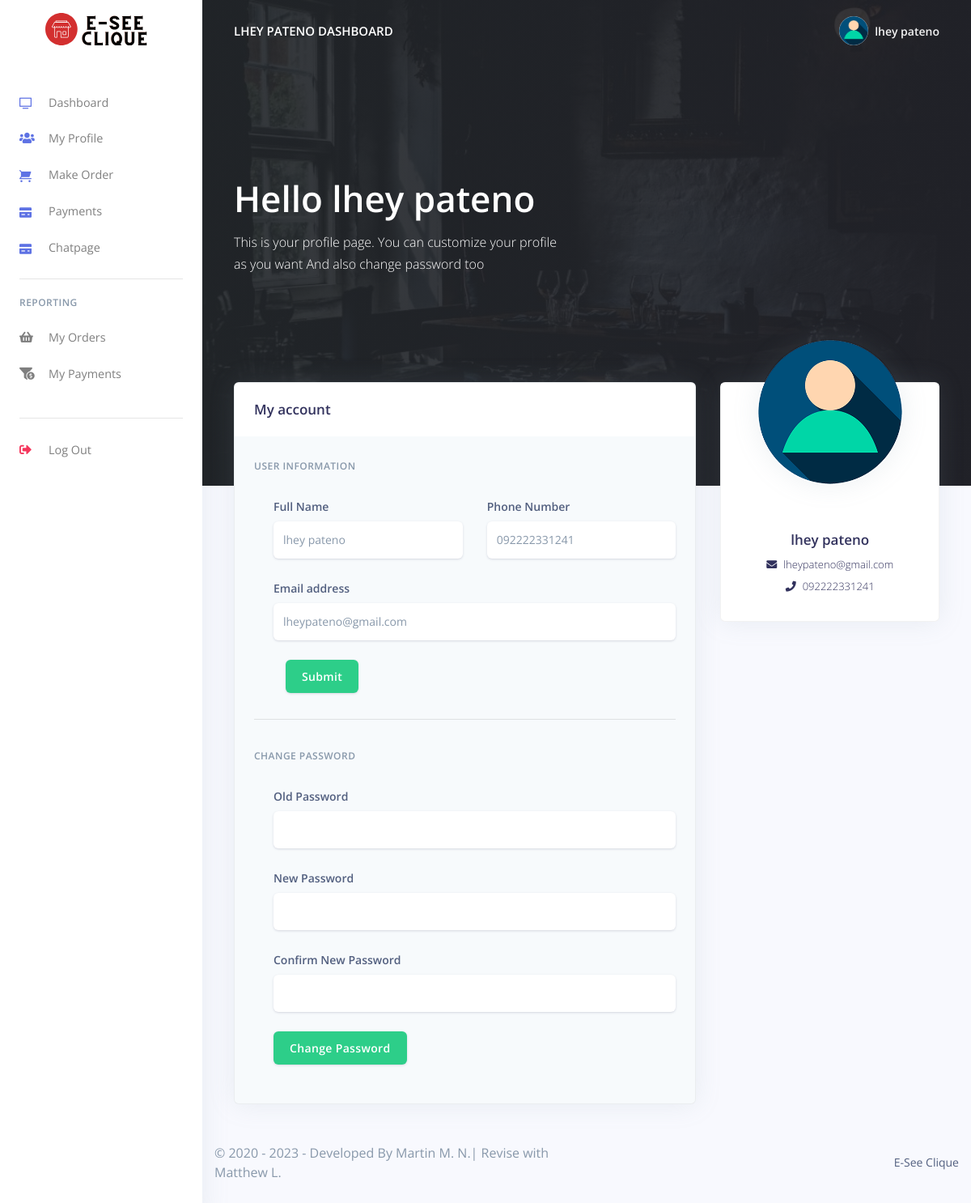
Page /Restro/customer/change_profile.php (signed in) on the committed database.
### tables this page shows
CREATE TABLE `rpos_customers` (
  `customer_id` varchar(200) NOT NULL,
  `customer_name` varchar(200) NOT NULL,
  `customer_phoneno` varchar(200) NOT NULL,
  `customer_email` varchar(200) NOT NULL,
  `customer_password` varchar(200) NOT NULL,
  `created_at` timestamp(6) NOT NULL DEFAULT current_timestamp(6) ON UPDATE current_timestamp(6),
  `IP_Address` varchar(50) NOT NULL
);

### Restro/customer/change_profile.php (the view, shortened to what this page needs)
<?php
include('config/config.php');
require_once('partials/_head.php');
?>
<body>
    <?php
    require_once('partials/_sidebar.php');
    ?>
    <div class="main-content">
        <?php
        require_once('partials/_topnav.php');
        $customer_id = $_SESSION['customer_id'];
        $ret = "SELECT * FROM  rpos_customers  WHERE customer_id = '$customer_id'";
        $stmt = $mysqli->prepare($ret);
        $stmt->execute();
        $res = $stmt->get_result();
        while ($customer = $res->fetch_object()) {
        ?>
            <div class="header pb-8 pt-5 pt-lg-8 d-flex align-items-center" style="min-height: 600px; background-image: url(../admin/assets/img/theme/restro00.jpg); background-size: cover; background-position: center top;">
                <span class="mask bg-gradient-default opacity-8"></span>
                <div class="container-fluid d-flex align-items-center">
                    <div class="row">
                        <div class="col-lg-7 col-md-10">
                            <h1 class="display-2 text-white">Hello <?php echo $customer->customer_name; ?></h1>
                            <p class="text-white mt-0 mb-5">This is your profile page. You can customize your profile as you want And also change password too</p>
                        </div>
                    </div>
                </div>
            </div>
            <div class="container-fluid mt--8">
                <div class="row">
                    <div class="col-xl-4 order-xl-2 mb-5 mb-xl-0">
                        <div class="card card-profile shadow">
                            <div class="row justify-content-center">
                                <div class="col-lg-3 order-lg-2">
                                    <div class="card-profile-image">
                                        <a href="#">
                                            <img src="../admin/assets/img/theme/user-a-min.png" class="rounded-circle">
                                        </a>
                                    </div>
                                </div>
                            </div>
                            <div class="card-body pt-0 pt-md-4">
                                <div class="row">
                                    <div class="col">
                                        <div class="card-profile-stats d-flex justify-content-center mt-md-5">
                                            <div>
                                            </div>
                                            <div>
                                            </div>
                                            <div>
                                            </div>
                                        </div>
                                    </div>
                                </div>
                                <div class="text-center">
                                    <h3>
                                        <?php echo $customer->customer_name; ?></span>
                                    </h3>
                                    <div class="h5 font-weight-300">
                                        <i class="fas fa-envelope mr-2"></i><?php echo $customer->customer_email; ?>
                                    </div>
                                    <div class="h5 font-weight-300">
                                        <i class="fas fa-phone mr-2"></i><?php echo $customer->customer_phoneno; ?>
                                    </div>
                                </div>
                            </div>
                        </div>
                    </div>
                    <div class="col-xl-8 order-xl-1">
                        <div class="card bg-secondary shadow">
                            <div class="card-header bg-white border-0">
                                <div class="row align-items-center">
                                    <div class="col-8">
                                        <h3 class="mb-0">My account</h3>
                                    </div>
                                    <div class="col-4 text-right">
                                    </div>
                                </div>
                            </div>
                            <div class="card-body">
                                <form method="POST">
                                    <h6 class="heading-small text-muted mb-4">User information</h6>
                                    <div class="pl-lg-4">
                                        <div class="row">
                                            <div class="col-lg-6">
                                                <div class="form-group">
                                                    <label class="form-control-label" for="input-username">Full Name</label>
                                                    <input type="text" name="customer_name" value="<?php echo $customer->customer_name; ?>" id="input-username" class="form-control form-control-alternative" >
                                                </div>
                                            </div>
                                            <div class=" col-lg-6">
                                                <div class="form-group">
                                                    <label class="form-control-label" for="input-email">Phone Number</label>
                                                    <input type="text" id="input-email" value="<?php echo $customer->customer_phoneno; ?>" name="customer_phone" class="form-control form-control-alternative">
                                                </div>
                                            </div>
                                            <div class="col-lg-12">
                                                <div class="form-group">
                                                    <label class="form-control-label" for="input-email">Email address</label>
                                                    <input type="email" id="input-email" value="<?php echo $customer->customer_email; ?>" name="customer_email" class="form-control form-control-alternative">
                                                </div>
                                            </div>
                                        </div>
                                        <div class="col-lg-12">
                                            <div class="form-group">
                                                <input type="submit" id="input-email" name="ChangeProfile" class="btn btn-success form-control-alternative" value="Submit">
                                            </div>
                                        </div>
                                    </div>
                                </form>
                                <hr>
                                <form method ="post">
                                        <h6 class="heading-small text-muted mb-4">Change Password</h6>
                                        <div class="pl-lg-4">
                                            <div class="row">
                                                <div class="col-lg-12">
                                                    <div class="form-group">
                                                        <label class="form-control-label" for="input-username">Old Password</label>
                                                        <input type="password" name="old_password" id="input-username" class="form-control form-control-alternative">
                                                    </div>
                                                </div>
                                                <div class="col-lg-12">
                                                    <div class="form-group">
                                                        <label class="form-control-label" for="input-email">New Password</label>
                                                        <input type="password" name="new_password" class="form-control form-control-alternative">
                                                    </div>
                                                </div>
                                                <div class="col-lg-12">
                                                    <div class="form-group">
                                                        <label class="form-control-label" for="input-email">Confirm New Password</label>
                                                        <input type="password" name="confirm_password" class="form-control form-control-alternative">
                                                    </div>
                                                </div>
                                                <div class="col-lg-12">
                                                    <div class="form-group">
                                                        <input type="submit" id="input-email" name="changePassword" class="btn btn-success form-control-alternative" value="Change Password">
                                                    </div>
                                                </div>
                                            </div>
                                        </div>
                                    </div>
                            </div>
                        </div>
                    </div>
                </div>
            <?php
            require_once('partials/_footer.php');
        }
            ?>
            </div>
    <?php
    require_once('partials/_sidebar.php');
    ?>
</body>
</html>

### Restro/customer/partials/_sidebar.php (shortened to what this page needs)
<?php
$customer_id = $_SESSION['customer_id'];
$ret = "SELECT * FROM  rpos_customers  WHERE customer_id = '$customer_id'";
$stmt = $mysqli->prepare($ret);
$stmt->execute();
$res = $stmt->get_result();
while ($customer = $res->fetch_object()) {
?>
  <nav class="navbar navbar-vertical fixed-left navbar-expand-md navbar-light bg-white" id="sidenav-main">
    <div class="container-fluid">
      <a class="navbar-brand pt-0" href="dashboard">
        <img src="../admin/assets/img/brand/test.svg" class="navbar-brand-img" alt="...">
      </a>
      <div class="collapse navbar-collapse" id="sidenav-collapse-main">
        <ul class="navbar-nav">
          <li class="nav-item">
            <a class="nav-link" href="dashboard">
              <i class="ni ni-tv-2 text-primary"></i> Dashboard
            </a>
          </li>
          <li class="nav-item">
            <a class="nav-link" href="change_profile">
              <i class="fas fa-users text-primary"></i> My Profile
            </a>
          </li>
          <li class="nav-item">
            <a class="nav-link" href="orders">
              <i class="ni ni-cart text-primary"></i>Make Order
            </a>
          </li>
          <li class="nav-item">
            <a class="nav-link" href="payments">
              <i class="ni ni-credit-card text-primary"></i> Payments
            </a>
          </li>
          <li class="nav-item">
            <a class="nav-link" href="chat/chatpage">
              <i class="ni ni-credit-card text-primary"></i> Chatpage
            </a>
          </li>
        </ul>
        <hr class="my-3">
        <h6 class="navbar-heading text-muted">Reporting</h6>
        <ul class="navbar-nav mb-md-3">
          <li class="nav-item">
            <a class="nav-link" href="orders_reports">
              <i class="fas fa-shopping-basket"></i> My Orders
            </a>
          </li>
          <li class="nav-item">
            <a class="nav-link" href="payments_reports">
              <i class="fas fa-funnel-dollar"></i> My Payments
            </a>
          </li>
        </ul>
        <hr class="my-3">
        <ul class="navbar-nav mb-md-3">
          <li class="nav-item">
            <a class="nav-link" href="logout">
              <i class="fas fa-sign-out-alt text-danger"></i> Log Out
            </a>
          </li>
        </ul>
      </div>
    </div>
  </nav>
<?php } ?>

### Restro/customer/partials/_topnav.php (shortened to what this page needs)
<?php
$customer_id = $_SESSION['customer_id'];
$ret = "SELECT * FROM  rpos_customers  WHERE customer_id = '$customer_id'";
$stmt = $mysqli->prepare($ret);
$stmt->execute();
$res = $stmt->get_result();
while ($customer = $res->fetch_object()) {
?>
    <nav class="navbar navbar-top navbar-expand-md navbar-dark" id="navbar-main">
        <div class="container-fluid">
            <a class="h4 mb-0 text-white text-uppercase d-none d-lg-inline-block" href="dashboard"><?php echo $customer->customer_name; ?> Dashboard</a>
            <ul class="navbar-nav align-items-center d-none d-md-flex">
                <li class="nav-item dropdown">
                    <a class="nav-link pr-0" href="#" role="button" data-toggle="dropdown" aria-haspopup="true" aria-expanded="false">
                        <div class="media align-items-center">
                            <span class="avatar avatar-sm rounded-circle">
                                <img alt="Image placeholder" src="../admin/assets/img/theme/user-a-min.png">
                            </span>
                            <div class="media-body ml-2 d-none d-lg-block">
                                <span class="mb-0 text-sm  font-weight-bold"><?php echo $customer->customer_name; ?></span>
                            </div>
                        </div>
                    </a>
                </li>
            </ul>
        </div>
    </nav>
<?php } ?>

### Restro/customer/partials/_footer.php
<footer class="py-5">
  <div class="container">
    <div class="row align-items-center justify-content-xl-between">
      <div class="col-xl-6">
        <div class="copyright text-center text-xl-left text-muted">
        &copy; 2020 - <?php echo date('Y'); ?> - Developed By Martin M. N.| Revise with Matthew L.
        </div>
      </div>
      <div class="col-xl-6">
        <ul class="nav nav-footer justify-content-center justify-content-xl-end">
          <li class="nav-item">
            <a href="" class="nav-link" target="_blank">E-See Clique </a>
          </li>
        </ul>
      </div>
    </div>
  </div>
</footer>

### rows in the picture
rpos_customers: customer_name "LHEY PATENO", customer_name "lhey pateno", customer_email "lheypateno@gmail.com", customer_phoneno "092222331241", customer_phone "092222331241"
